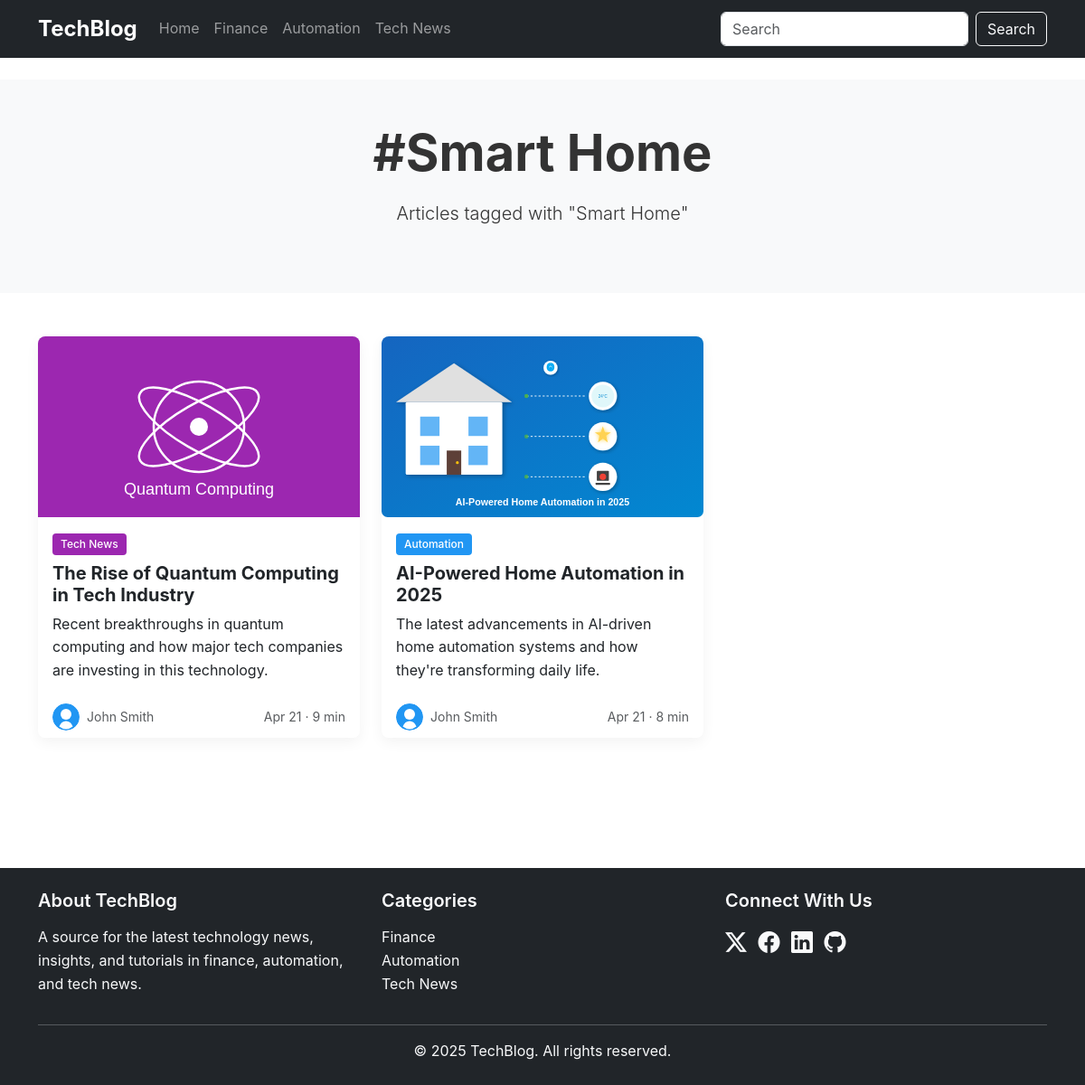
The page /topic/smart-home on the database as committed earlier.
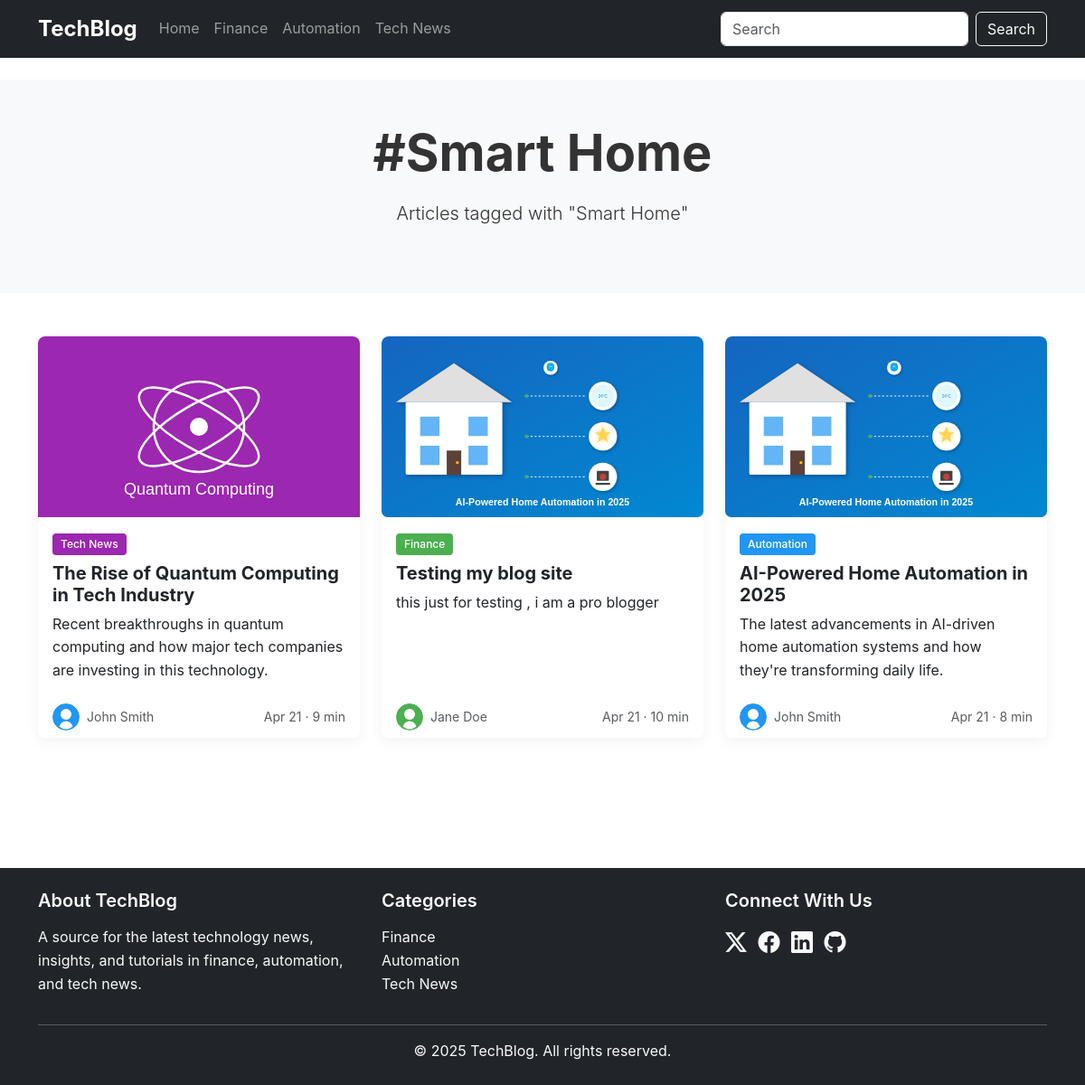
The same page on the database as committed later.
### app.py (models this page shows)
class Category(db.Model):
    id = db.Column(db.Integer, primary_key=True)
    name = db.Column(db.String(50), nullable=False)
    slug = db.Column(db.String(50), unique=True, nullable=False)
    description = db.Column(db.String(200))
    color = db.Column(db.String(20))
    posts = db.relationship('Post', backref='category', lazy=True)

class Post(db.Model):
    id = db.Column(db.Integer, primary_key=True)
    title = db.Column(db.String(200), nullable=False)
    slug = db.Column(db.String(200), unique=True, nullable=False)
    excerpt = db.Column(db.Text, nullable=False)
    content = db.Column(db.Text, nullable=False)
    publish_date = db.Column(db.DateTime, nullable=False, default=datetime.utcnow)
    read_time = db.Column(db.Integer, default=5)
    featured = db.Column(db.Boolean, default=False)
    featured_image = db.Column(db.String(200))
    category_id = db.Column(db.Integer, db.ForeignKey('category.id'), nullable=False)
    author_id = db.Column(db.Integer, db.ForeignKey('author.id'), nullable=False)
    topics = db.relationship('Topic', secondary='post_topics', backref=db.backref('posts', lazy='dynamic'))

class Author(db.Model):
    id = db.Column(db.Integer, primary_key=True)
    name = db.Column(db.String(100), nullable=False)
    email = db.Column(db.String(100), unique=True, nullable=False)
    bio = db.Column(db.Text)
    avatar = db.Column(db.String(200))
    posts = db.relationship('Post', backref='author', lazy=True)

### app.py (the view)
@app.route('/topic/<slug>')
def topic(slug):
    topic = Topic.query.filter_by(slug=slug).first_or_404()
    posts = topic.posts.order_by(Post.publish_date.desc()).all()
    return render_template('topic.html',
                           topic=topic,
                           posts=posts)

### app.py (called while the page is built)
@app.context_processor
def inject_now():
    return {'now': datetime.utcnow()}

@app.context_processor
def inject_categories():
    return {'categories': Category.query.all()}

### templates/topic.html (shortened to what this page needs)
{% extends 'base.html' %}
{% block content %}
<section class="py-5 bg-light">
    <div class="container">
        <div class="row justify-content-center">
            <div class="col-md-8 text-center">
                <h1 class="display-4 fw-bold mb-3">#{{ topic.name }}</h1>
                <p class="lead mb-4">Articles tagged with "{{ topic.name }}"</p>
            </div>
        </div>
    </div>
</section>
<section class="py-5">
    <div class="container">
        <div class="row">
            {% for post in posts %}
            <div class="col-md-6 col-lg-4 mb-4">
                <div class="card post-card h-100">
                    <img src="{{ post.featured_image }}" class="card-img-top" alt="{{ post.title }}">
                    <div class="card-body">
                        <div class="mb-2">
                            <span class="badge" style="background-color: {{ post.category.color }}">{{ post.category.name }}</span>
                        </div>
                        <h5 class="card-title">{{ post.title }}</h5>
                        <p class="card-text">{{ post.excerpt | truncate(120) }}</p>
                    </div>
                    <div class="card-footer bg-white border-0">
                        <div class="d-flex justify-content-between align-items-center">
                            <div class="d-flex align-items-center">
                                <img src="{{ post.author.avatar }}" alt="{{ post.author.name }}" class="rounded-circle me-2" width="30" height="30">
                                <small class="text-muted">{{ post.author.name }}</small>
                            </div>
                            <small class="text-muted">{{ post.publish_date.strftime('%b %d') }} · {{ post.read_time }} min</small>
                        </div>
                    </div>
                </div>
            </div>
            {% endfor %}
        </div>
    </div>
</section>
{% endblock %}

### templates/base.html (shortened to what this page needs)
<!DOCTYPE html>
<html lang="en">
<head>
    <link href="https://cdn.jsdelivr.net/npm/bootstrap@5.3.2/dist/css/bootstrap.min.css" rel="stylesheet">
    <link rel="stylesheet" href="https://cdn.jsdelivr.net/npm/bootstrap-icons@1.11.0/font/bootstrap-icons.css">
    <link rel="stylesheet" href="{{ url_for('static', filename='css/styles.css') }}">
</head>
<body>
    <header class="site-header">
        <nav class="navbar navbar-expand-lg navbar-dark bg-dark">
            <div class="container">
                <a class="navbar-brand" href="{{ url_for('home') }}">TechBlog</a>
                <div class="collapse navbar-collapse" id="navbarNav">
                    <ul class="navbar-nav me-auto">
                        <li class="nav-item">
                            <a class="nav-link" href="{{ url_for('home') }}">Home</a>
                        </li>
                        {% for cat in categories %}
                        <li class="nav-item">
                            <a class="nav-link" href="{{ url_for('category', slug=cat.slug) }}">{{ cat.name }}</a>
                        </li>
                        {% endfor %}
                    </ul>
                    <form class="d-flex" role="search">
                        <input class="form-control me-2" type="search" placeholder="Search">
                        <button class="btn btn-outline-light" type="submit">Search</button>
                    </form>
                </div>
            </div>
        </nav>
    </header>
    <main class="py-4">
        {% block content %}{% endblock %}
    </main>
    <footer class="bg-dark text-light py-4 mt-5">
        <div class="container">
            <div class="row">
                <div class="col-md-4">
                    <h5>About TechBlog</h5>
                    <p>A source for the latest technology news, insights, and tutorials in finance, automation, and tech news.</p>
                </div>
                <div class="col-md-4">
                    <h5>Categories</h5>
                    <ul class="list-unstyled">
                        {% for cat in categories %}
                        <li><a href="{{ url_for('category', slug=cat.slug) }}" class="text-light">{{ cat.name }}</a></li>
                        {% endfor %}
                    </ul>
                </div>
                <div class="col-md-4">
                    <h5>Connect With Us</h5>
                    <div class="social-icons">
                        <a href="#" class="text-light me-2"><i class="bi bi-twitter-x"></i></a>
                        <a href="#" class="text-light me-2"><i class="bi bi-facebook"></i></a>
                        <a href="#" class="text-light me-2"><i class="bi bi-linkedin"></i></a>
                        <a href="#" class="text-light"><i class="bi bi-github"></i></a>
                    </div>
                </div>
            </div>
            <hr>
            <p class="text-center mb-0">&copy; {{ now.year }} TechBlog. All rights reserved.</p>
        </div>
    </footer>
</body>
</html>

Rows that differ between the two databases and show on the page:
added Post: featured_image (picture), category.name "Finance", title "Testing my blog site", excerpt "this just for testing , i am a pro blogger", author.avatar (picture), author.name "Jane Doe", publish_date "Apr 21", read_time "10"
